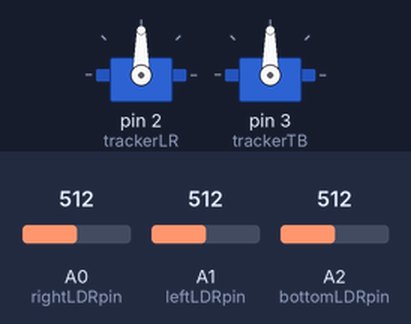
Bench run of a sketch on a simulated Arduino Uno, built with avr-gcc and run on an emulated ATmega328P. Shown: 2 × servo. Inputs (shaded band) come from the test bench; at power-on: A0 (rightLDRpin) = 512, A1 (leftLDRpin) = 512, A2 (bottomLDRpin) = 512.

Above: at 1.2 s.
1.3 s: A0 (rightLDRpin) set to 544
At 4.1 s:
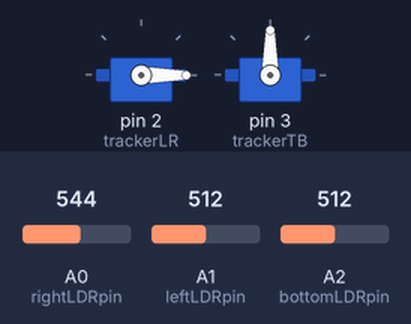
4.3 s: A1 (leftLDRpin) set to 554
5.8 s: A1 (leftLDRpin) set to 580
At 6.57 s:
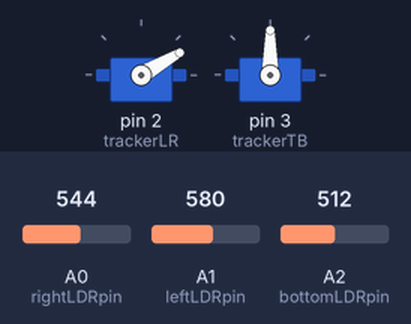
8.8 s: A2 (bottomLDRpin) set to 600
11.8 s: A2 (bottomLDRpin) set to 625
At 14.6 s:
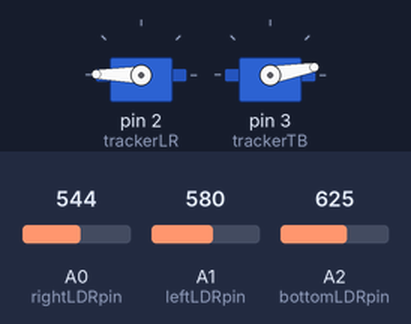
14.8 s: A0 (rightLDRpin) set to 716
At 19.8 s:
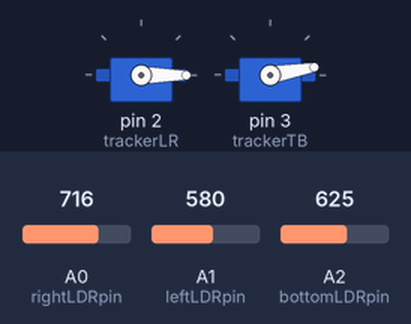
Timing chart, 0 to 20.8 s (numbered marks = the images above; inputs shaded):
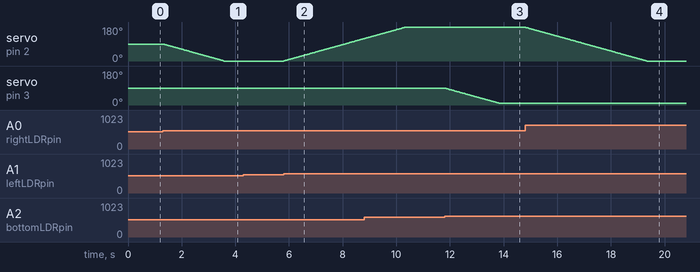

The sketch:

Servo-robot.ino
```cpp
/*
OmniSol Solar Tracker
OMNi Technologies
Designed and fabricated by Om Anavekar
Made in the USA
9/12/18
*/

#include <Servo.h> // Servo library

//Servos
Servo trackerLR;  // Create servo object for left/right movement servo
Servo trackerTB;  // Create servo object for top/bottom movement servo

//Photoresistor Pins
int rightLDRpin = A0;  //Analog pins for photoresistors
int leftLDRpin = A1;
int bottomLDRpin = A2;

//Photoresistors
int rightLDR = 0;  //Variables for the sensor values
int leftLDR = 0;
int bottomLDR = 0;
int topLDR = 0;    //Not a real sensor. This will be the average of right and left photoresistors.

//Differences between right/left and top/bottom photoresistors
int horizontalError = 0;
int verticalError = 0;

int trackerLRPos = 90;    //Create a variable to store the servo position
int trackerTBPos = 90;

void setup()
{
 //Servo pins
 trackerLR.attach(2);
 trackerTB.attach(3);

}

void loop()
{
  //Values of the right and left sensors
  rightLDR = analogRead(rightLDRpin);
  leftLDR = analogRead(leftLDRpin);

  horizontalError = rightLDR - leftLDR;  //Difference between the two sensors.

  if(horizontalError>20)  //If the error is greater than 20 then move the tracker to the right
  {
      trackerLRPos--;
      trackerLRPos = constrain (trackerLRPos, 0,179);
      trackerLR.write(trackerLRPos);
  }

  else if(horizontalError<-20)  //If the error is less than -20 then move the tracker to the left
  {
      trackerLRPos++;
      trackerLRPos = constrain (trackerLRPos, 0,179 );
      trackerLR.write(trackerLRPos);
  }

  //Values of the bottom and top sensors (top is not real)
  topLDR = (rightLDR + leftLDR)/2; //Average value of right and left sensors
  bottomLDR = analogRead(bottomLDRpin);

  verticalError = topLDR - bottomLDR; //Difference between top and bottom readings

  if(verticalError>50)  //If the error is greater than 50 then move the tracker up
  {
      trackerTBPos++;
      trackerTBPos = constrain (trackerTBPos, 10,120);
      trackerTB.write(trackerTBPos);
  }

  else if(verticalError<-50)  //If the error is less than -50 then move the tracker down
  {
      trackerTBPos--;
      trackerTBPos = constrain (trackerTBPos, 10,120);
      trackerTB.write(trackerTBPos);
  }
  delay(25);
}
```

Measured:
- the behaviour switches between 532 and 533 on A0 (rightLDRpin) (found by bisection; images 0 and 1)
- the behaviour switches between 564 and 565 on A1 (leftLDRpin) (found by bisection; images 1 and 2)
- the behaviour switches between 612 and 613 on A2 (bottomLDRpin) (found by bisection; images 2 and 3)
- after the input at 1.3 s, servo on pin 2 (trackerLR): moves from 90° to 0° over 2.3 s, starting at once
- after the input at 4.3 s, every drawn part: stays the same
- after the input at 5.8 s, servo on pin 2 (trackerLR): moves from 0° to 118° over 3.0 s, starting at once
- after the input at 11.8 s, servo on pin 3 (trackerTB): moves from 90° to 10° over 2.0 s, starting at once
- after the input at 14.8 s, servo on pin 2 (trackerLR): moves from 179° to 0° over 4.5 s, starting at once
